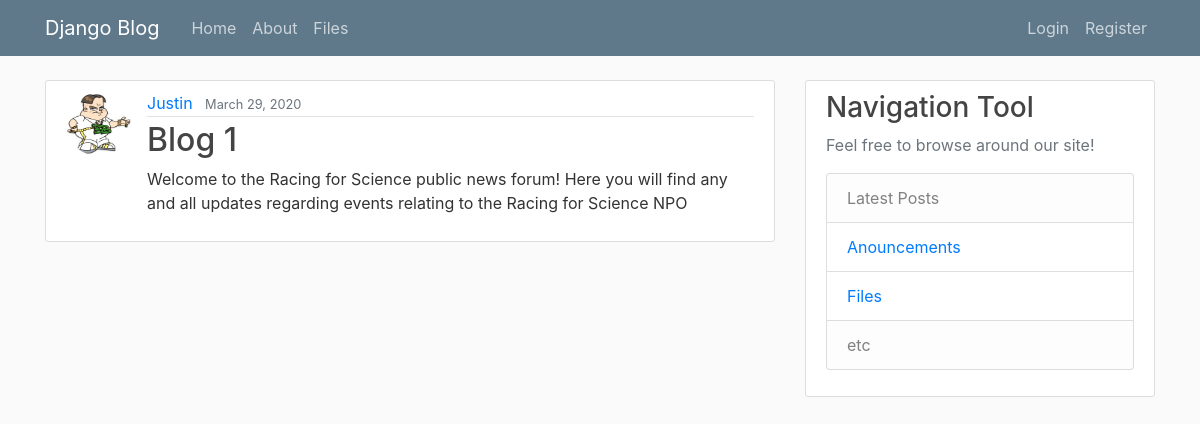
The app's page /post/1/ with its own data.
### blog/models.py (models this page shows, shortened)
class Post(models.Model):
    title = models.CharField(max_length=100)
    content = models.TextField()
    date_posted = models.DateTimeField(default=timezone.now)
    author = models.ForeignKey(User, on_delete=models.CASCADE)

### users/models.py (models this page shows, shortened)
class Profile(models.Model):
    user = models.OneToOneField(User, on_delete=models.CASCADE)
    image = models.ImageField(default='default.jpg', upload_to='profile_pics')

### blog/views.py (the view)
# urls.py: path('post/<int:pk>/', PostDetailView.as_view(), name='post-detail'),
class PostDetailView(DetailView):
    model = Post

### blog/templates/blog/post_detail.html (shortened to what this page needs)
{%extends "blog/base.html" %}
{% block content %}
    <article class="media content-section">
        <img class="rounded-circle article-img" src="{{ object.author.profile.image.url }}">
        <div class="media-body">
         <div class="article-metadata">
          <a class="mr-2" href="{% url 'user-posts' object.author.username %}">{{ object.author }}</a>
          <small class="text-muted">{{ object.date_posted|date:"F d, Y" }}</small>
         </div>
         <h2 class="article-title">{{ object.title }}</h2>
         <p class="article-content">{{ object.content }}</p>
       </div>
    </article>
{% endblock content %}

### blog/static/blog/main.css (style rules this page uses)
body { background: #fafafa; color: #333333; margin-top: 5rem; }
h1, h2, h3, h4, h5, h6 { color: #444444; }
.content-section { background: #ffffff; padding: 10px 20px; border: 1px solid #dddddd; border-radius: 3px; margin-bottom: 20px; }
.article-title { color: #444444; }
.article-content { white-space: pre-line; }
.article-img { height: 65px; width: 65px; margin-right: 16px; }
.article-metadata { padding-bottom: 1px; margin-bottom: 4px; border-bottom: 1px solid #e3e3e3 }

### records on screen
Post: author.profile.image (picture), author "Justin", date_posted "March 29, 2020", title "Blog 1", content "Welcome to the Racing for Science public news forum! Here you will find any and all updates regarding events relating to the Racing for Science NPO"
